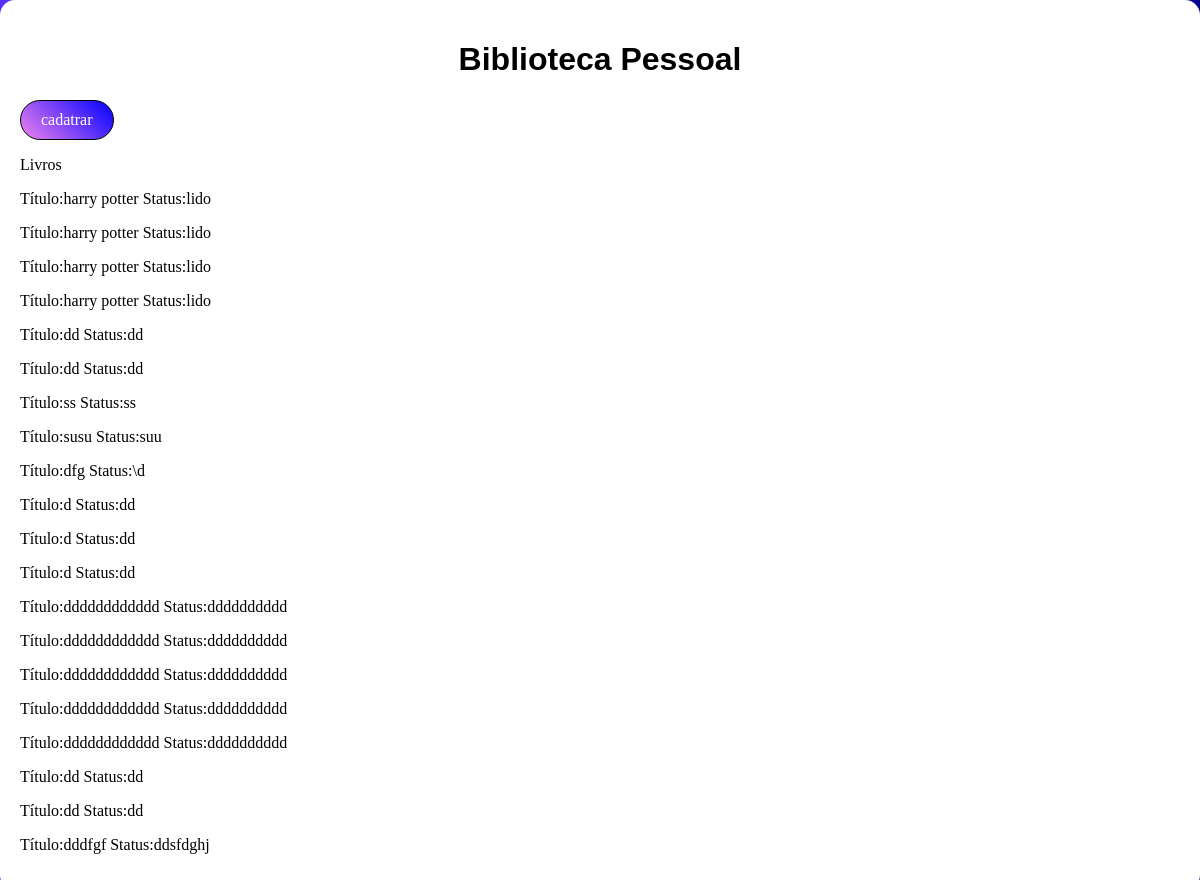
/telaPrincipal/, run on an earlier commit of the app's database.
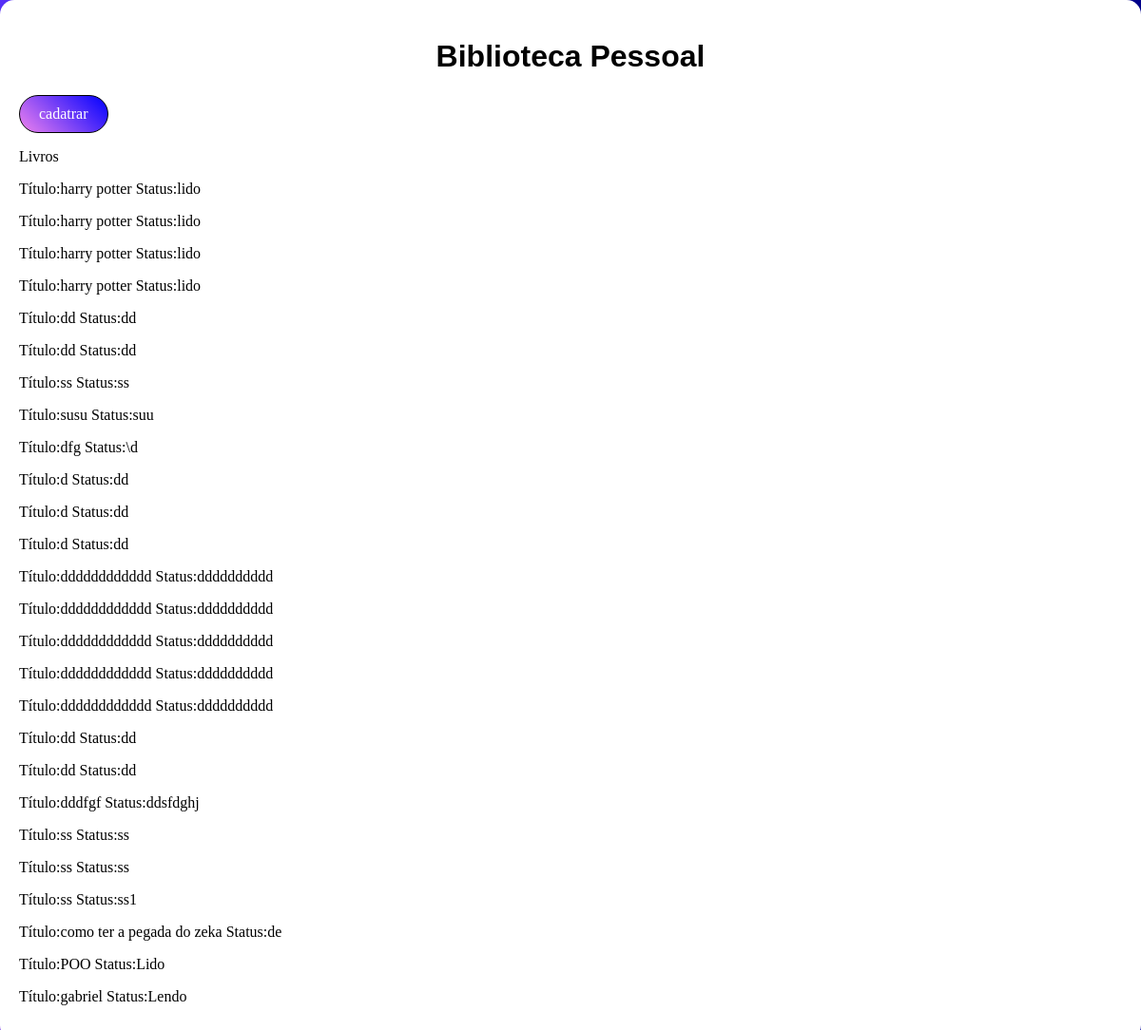
And on a later commit of the database.
### core/models.py (models this page shows)
class livro(models.Model):
  titulo = models.CharField('Título', max_length=50)
  status = models.CharField('Status', max_length=9, choices=STATUS_CHOICES)

### core/views.py (the view)
# urls.py: path('telaPrincipal/',telaPrincipal, name='telaPrincipal' ),
def telaPrincipal(request):
  livrinhos = livro.objects.all()
  contex = {
    'Livros' : livrinhos
  }
  return render(request,'telaPrincipal.html', contex)

### templates/telaPrincipal.html (shortened to what this page needs)
<!DOCTYPE html>
{% load static %}
<html lang="pt-br">
<head>
  <link rel="stylesheet"  type="text/css" href="{% static 'estiloTP.css' %}">
</head>
<body>
  <div class="container">
    <div class="ap">
      <h1>Biblioteca Pessoal</h1>
    </div>
    <div class="cadas">
      <a href="{% url 'telaCadastro' %}"> cadatrar</a>
    </div>
    <div class="biblio">
       <p>Livros</p>
       {% for livro in Livros %}
        <p>Título:{{livro.titulo}}     Status:{{livro.status}}</p>
       {% empty %}
        <p>Não existem Livros Cadastrados</p>
       {% endfor %}
    </div>
  </div>
</body>
</html>

### core/static/estiloTP.css (style rules this page uses)
body { height: 100vh; margin: 0; background-size: cover; background-repeat: no-repeat; background: linear-gradient(55deg, violet, blue, darkblue); }
.container { background-color: white; padding: 20px; border-radius: 15px; box-shadow: 0 4px 10px rgba(0, 0, 0, 0.1); }
h1 { text-align: center; color: rgb(0, 0, 0); font-family: Arial, sans-serif; }
a { display: inline-block; text-align: center; background: linear-gradient(45deg, violet, blue); border-radius: 20px; border: 1px solid black; color: white; padding: 10px 20px; text-decoration: none; outline: none; transition: all 0.3s ease; }

What changed in the data, as far as the page shows it:
added livro: titulo "ss", status "ss"
added livro: titulo "ss", status "ss"
added livro: titulo "ss", status "ss1"
added livro: titulo "como ter a pegada do zeka", status "de"
added livro: titulo "POO", status "Lido"
added livro: titulo "gabriel", status "Lendo"
